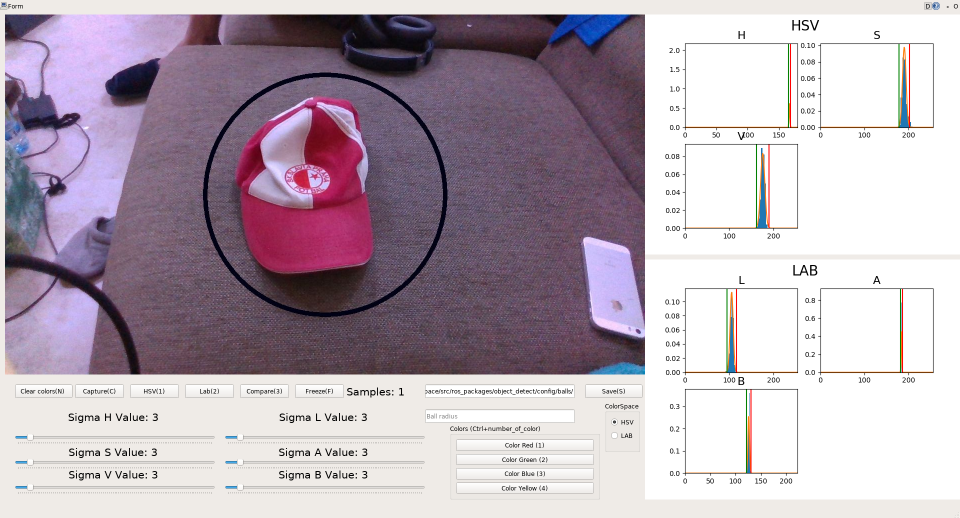
//> input picture config/color_picker.png, 1919 x 1036 px (shown at 1/2 size)
$ ./hist ../config/color_picker.png   (built with g++ and OpenCV 4)
//> lines starting //> are read from the running program, lines starting //| are printed output that depends on the picture; after the words box and inside, x2 and y2 are one past the last pixel; in counts of white or black regions, pixels touching at a corner belong together
#include "opencv2/core/utility.hpp"
#include "opencv2/imgproc.hpp"
#include "opencv2/imgcodecs.hpp"
#include "opencv2/highgui.hpp"
#include <iostream>
using namespace cv;
using namespace std;
int _brightness = 100;
int _contrast = 100;
Mat image;
/* brightness/contrast callback function */
static void updateBrightnessContrast( int /*arg*/, void* )
{
    int histSize = 64;
    int brightness = _brightness - 100;
    int contrast = _contrast - 100;
    /*
     * The algorithm is by Werner D. Streidt
     * (http://visca.com/ffactory/archives/5-99/msg00021.html)
     */
    double a, b;
    if( contrast > 0 )
    {
        double delta = 127.*contrast/100;
        a = 255./(255. - delta*2);
        b = a*(brightness - delta);
    }
    else
    {
        double delta = -128.*contrast/100;
        a = (256.-delta*2)/255.;
        b = a*brightness + delta;
    }
    Mat dst, hist;
    image.convertTo(dst, CV_8U, a, b);
    imshow("image", dst);
    calcHist(&dst, 1, 0, Mat(), hist, 1, &histSize, 0);
    Mat histImage = Mat::ones(200, 320, CV_8U)*255;
    normalize(hist, hist, 0, histImage.rows, NORM_MINMAX, CV_32F);
    histImage = Scalar::all(255);
    int binW = cvRound((double)histImage.cols/histSize);
    for( int i = 0; i < histSize; i++ )
        rectangle( histImage, Point(i*binW, histImage.rows),
                   Point((i+1)*binW, histImage.rows - cvRound(hist.at<float>(i))),
                   Scalar::all(0), -1, 8, 0 );
    imshow("histogram", histImage);
}
static void help()
{
    std::cout << "\nThis program demonstrates the use of calcHist() -- histogram creation.\n"
              << "Usage: \n" << "demhist [image_name -- Defaults to ../data/baboon.jpg]" << std::endl;
}
const char* keys =
{
    "{help h||}{@image|../data/baboon.jpg|input image file}"
};
int main( int argc, const char** argv )
{
    CommandLineParser parser(argc, argv, keys);
    if (parser.has("help"))
    {
        help();
        return 0;
    }
    string inputImage = parser.get<string>(0);
    // Load the source image. HighGUI use.
    image = imread( inputImage, 0 );
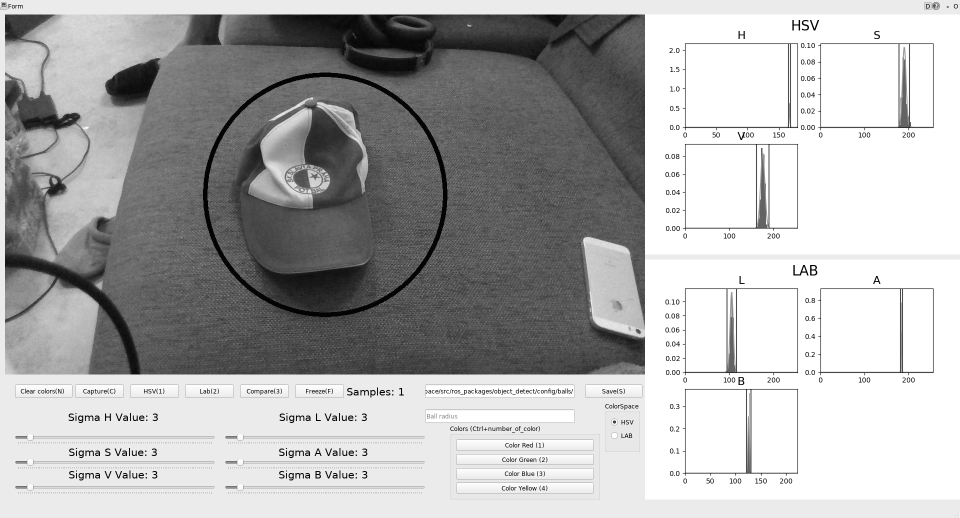
//> image: 1036 rows x 1919 cols, CV_8UC1 (shown at 1/2 size); min 0, max 255, mean 174.9
    if(image.empty())
    {
        std::cerr << "Cannot read image file: " << inputImage << std::endl;
        return -1;
    }
    namedWindow("image", 0);
    namedWindow("histogram", 0);
    createTrackbar("brightness", "image", &_brightness, 200, updateBrightnessContrast);
    createTrackbar("contrast", "image", &_contrast, 200, updateBrightnessContrast);
    updateBrightnessContrast(0, 0);
//> in updateBrightnessContrast, `calcHist(&dst, 1, 0, Mat(), hist, 1, &histSize, 0);`: hist = 64 values, max 585331 at index 63, min 1309 at index 56, mean 31063.8
//> in updateBrightnessContrast, `normalize(hist, hist, 0, histImage.rows, NORM_MINMAX, CV_32F);`: hist = 64 values, max 200 at index 63, min 0 at index 56, mean 10.19
//> after the loop in updateBrightnessContrast, `for( int i = 0; i < histSize; i++ )`:
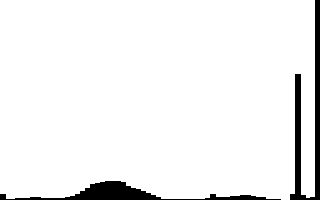
//> histImage: 200 rows x 320 cols, CV_8UC1; 94.7% white; 2 black regions, box (x1, y1, x2, y2) and area: (290, 0, 320, 200) 1834, (0, 181, 281, 200) 1572
    waitKey();
    return 0;
}
